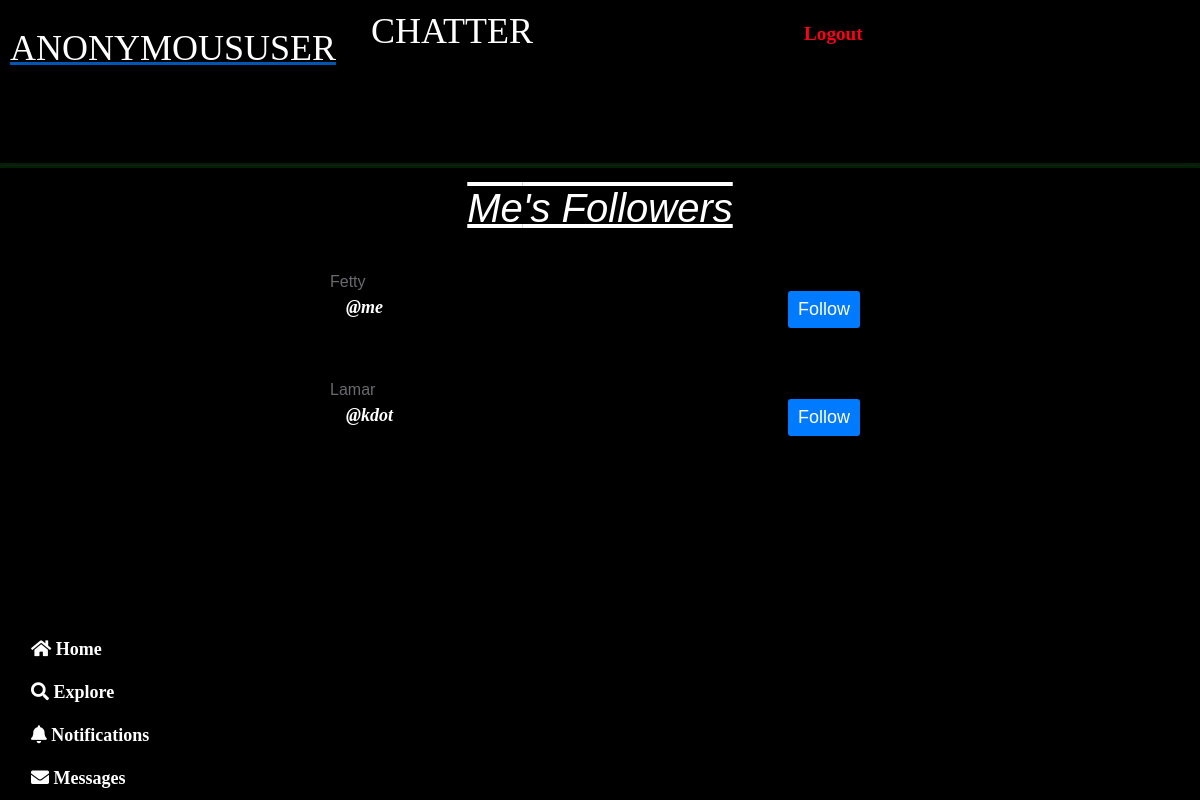
The page /followers_list/3/ on the database its author committed.
### chatter/models.py (models this page shows)
class Userprofile(models.Model):
    user= models.OneToOneField(Account,primary_key=True,verbose_name='user',related_name='profile',on_delete=models.CASCADE)
    name=models.CharField(max_length=100,blank=True, null=True)
    bio= models.TextField(max_length=200,blank=True,null=True)
    location= models.CharField(max_length=50, null=True,blank=True)
    birth_date=models.DateField(null=True,blank=True)
    picture= models.ImageField(upload_to='uploads/profile_pictures',default='uploads/profile_pictures/default.jpg',blank=True,null=True)
    followers= models.ManyToManyField(Account, blank=True, related_name='followers')

class Account(AbstractUser):
    groups= models.ManyToManyField(Group, related_name='accounts_set',blank=True)
    user_permissions= models.ManyToManyField(Permission, related_name='accounts_set', blank=True)
    def __str__(self):
        return self.username
    class Meta:
        verbose_name= 'Account'
        verbose_name_plural= 'Accounts'

### chatter/views.py (the view)
# urls.py: path('followers_list/<int:pk>/', views.listfollowers, name='lof'),
def listfollowers(request,pk):
    profile = Userprofile.objects.get(pk=pk)
    followers= profile.followers.all()
    if len(followers) == 0:
        is_following=False
    for follower in followers:
        if follower == request.user:
            is_following=True
            break
        else:
            is_following=False
    context = {
        'followers':followers,
        'profile':profile,
        'is_following':is_following
    }
    return render(request, 'listoffollowers.html', context)

### chatter/templates/listoffollowers.html (shortened to what this page needs)
{% extends "home.html" %}
{% load static %}
{% block navbar %}
<li class="nav-item"><a href="{% url 'home' %}" class="nav-link"><i class="fas fa-home"></i> Home</a></li>
<li class="nav-item"><a href="{% url 'explore' %}" class="nav-link"><i class="fas fa-search"></i> Explore</a></li>
<li class="nav-item"><a href="{% url 'notifications' %}" class="nav-link"><i class="fas fa-bell"></i> Notifications</a></li>
<li class="nav-item"><a href="{% url 'messages' %}" class="nav-link"><i class="fas fa-envelope"></i> Messages</a></li>
{% endblock %}
{% block home %}
<div class="not">
    <h1> {{ profile.user.username.capitalize }}'s Followers</h1>
</div>
<div class="followerslist-container">
    <div class="followerslist">
        {% for follows in followers %}
        <div class="follower-item">
            <div class="follower-info">
                {{ follows.profile.name}}
                <p>
                    <a href="{% url 'profile' follows.pk %}">
                    @{{ follows }}</p>
            </div>
            {% if follows != request.user %}
            <div class="follow-button">
                {% if is_following %}
                <form action='' method="post">
                    {% csrf_token %}
                    <button class="follow-btn" >UnFollow</button>
                </form>
                {% else %}
                <form action='' method="post">
                    <button class="follow-btn">Follow</button>
                </form>
                {% endif %}
            </div>
            {% endif %}
        </div>
        {% endfor %}
    </div>
</div>
{% endblock %}

### static/css/home.css (style rules this page uses)
body { background-color: #000000 !important; padding-bottom: 60px; }
a { color: white; text-decoration: none; font-family:Georgia, 'Times New Roman', Times, serif; font-size: large; font-weight: bolder; padding: 1rem; }
::placeholder { color: white; font-size: large; font-style:italic; font-family: Cambria, Cochin, Georgia, Times, 'Times New Roman', serif; }
button { background-color: green; color: white; padding: 10px 10px; border-radius: 5px; font-size: large; }
.not { color: rgb(255, 255, 255); align-items: center; justify-content: center; display: flex; font-style: italic; text-decoration:overline underline; font-family:'Trebuchet MS', 'Lucida Sans Unicode', 'Lucida Grande', 'Lucida Sans', Arial, sans-serif }
i.fas.fa-search { color: white; }
.followerslist-container { max-width: 600px; margin: 20px auto; padding: 0 20px; }
.follower-item { display: flex; justify-content: space-between; align-items: center; background-color: #000000; padding: 10px; margin-bottom: 10px; border-radius: 5px; }
.follower-info p { margin: 0; color:blue }
.follow-button { padding: 5px 10px; }
.follow-btn { background-color: #007bff; color: #fff; border: none; cursor: pointer; padding: 5px 10px; border-radius: 3px; }
.card9 h2,p { color: white; margin: 0; padding: 0; font-size: medium; font-style: oblique; }

### rows shown on the page
Userprofile: user.username "Me"
Account: profile.name "Fetty", username "me"
Account: profile.name "Lamar", username "kdot"

### other values the page prints
{{ request.user }} "ANONYMOUSUSER"
